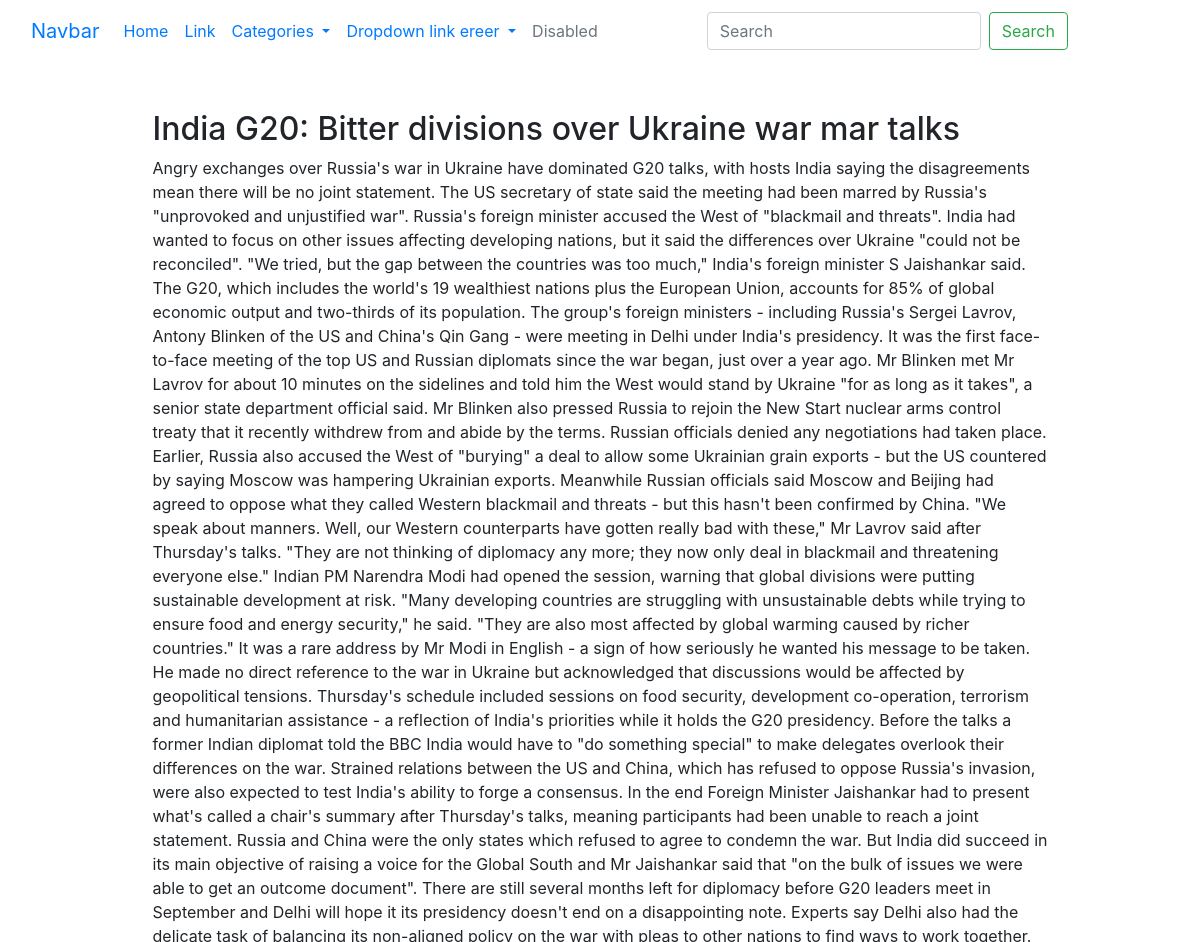
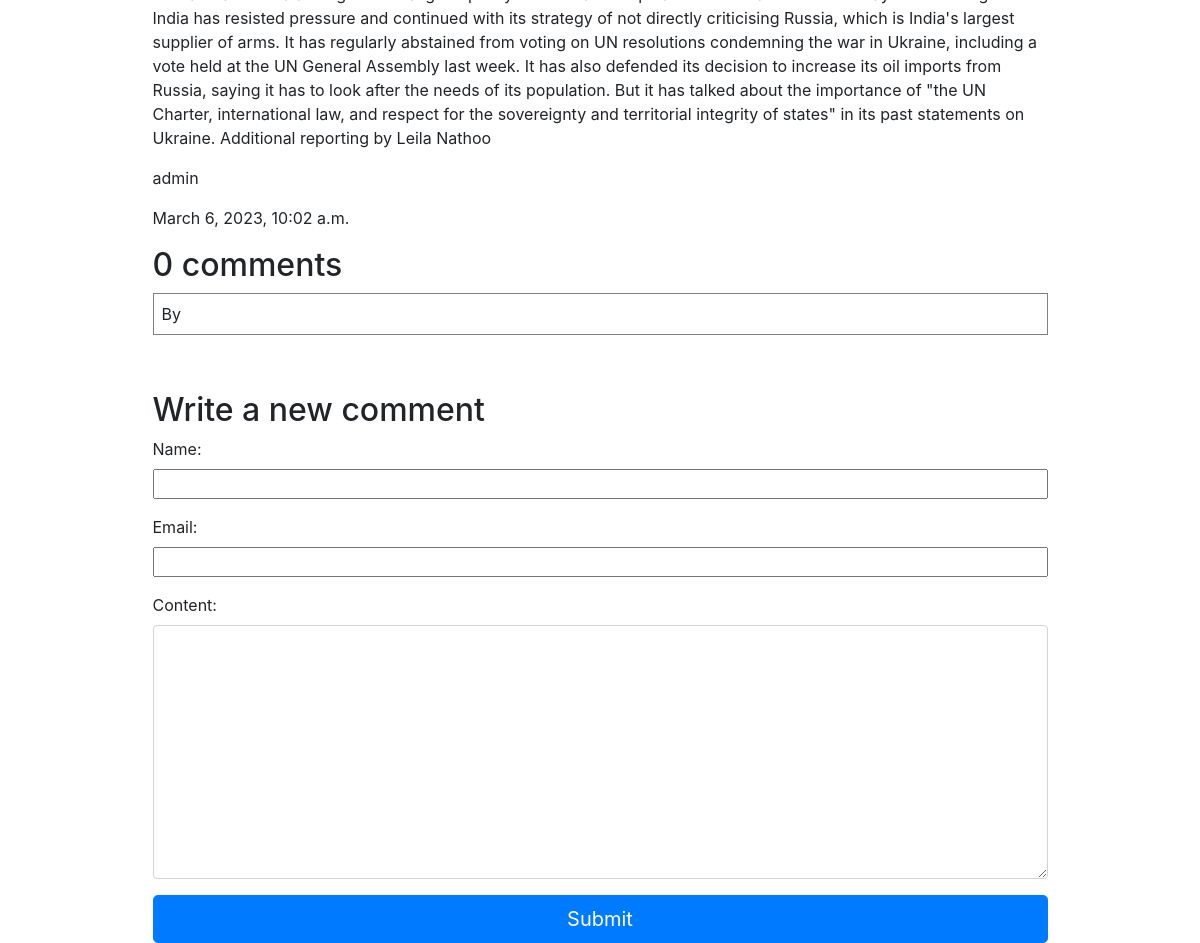
The app's page /india-g20-bitter-divisions-over-ukraine-war-mar-talks/ with its own data (2 pictures, top to bottom).
### blogapp/models.py (models this page shows, shortened)
class Post(models.Model):
    class CustomManager(models.Manager):
        def get_queryset(self):
            return super().get_queryset().filter(status='published')
    options = (
        ('draft', 'Draft'),
        ('published', 'Published'),
    )
    title = models.CharField(max_length=250)
    slug = models.SlugField(max_length=250, unique_for_date='publish_date')
    category = models.ForeignKey(Category, on_delete=models.PROTECT, default=1)
    publish_date = models.DateTimeField(default=timezone.now)
    author = models.ForeignKey(User, on_delete=models.CASCADE, related_name='blog_posts')
    content = models.TextField()
    image = models.ImageField(upload_to=user_dir_path, default='posts/default.jpg')
    status = models.CharField(max_length=10, choices=options, default='draft')
    objects = models.Manager()
    custom_manager = CustomManager()
    class Meta:
        ordering = ('-publish_date',)

### blogapp/views.py (the view)
# urls.py: path('<slug:slug>/', views.post_single, name='post_single'),
def post_single(request, slug):
    post = get_object_or_404(Post, slug=slug, status='published')
    all_comments = post.comments.filter(status=True)
    page = request.GET.get('page', 1)
    paginator = Paginator(all_comments, 10)
    try:
        comments = paginator.page(page)
    except PageNotAnInteger:
        comments = paginator.page(1)
    except EmptyPage:
        comments = paginator.page(paginator.num_pages)
    user_comment = None
    if request.method == 'POST':
        form = CommentForm(request.POST)
        if form.is_valid():
            user_comment = form.save(commit=False)
            user_comment.post = post
            user_comment.save()
            return HttpResponseRedirect('/' + post.slug)
        else:
            data = {'error': 'form is not valid', 'form': f'{form}'}
            return JsonResponse(data)
    else:
        form = CommentForm()
    data = {'post': post, 'comments': user_comment, 'comments': comments, 'comment_form': form, 'all_comments': all_comments}
    return render(request, 'single_post.html', data)

### blogapp/forms.py
class CommentForm(forms.ModelForm):
    parent = TreeNodeChoiceField(queryset=Comment.objects.all())
    def __init__(self, *args, **kwargs) -> None:
        super().__init__(*args, **kwargs)
        self.fields['parent'].widget.attrs.update({'class': 'd-none'})
        self.fields['parent'].label = ''
        self.fields['parent'].required = False
    class Meta:
        model = Comment
        fields = ('name', 'parent', 'email', 'content', )
        widgets = {
            'name': forms.TextInput(attrs={'class': 'col-sm-12'}),
            'email': forms.TextInput(attrs={'class': 'col-sm-12'}),
            'content': forms.Textarea(attrs={'class': 'form-control'}),
        }

### blogapp/views.py (called while the page is built)
def categories_processor(request):
    categories = Category.objects.exclude(name='default')
    data = {'categories': categories}
    return data

### blogapp/templates/single_post.html (shortened to what this page needs)
{% extends 'base.html' %}
{% block content %}
<div class="container">
    <div class="row justify-content-md-center pt-5">
        <div class="col-md-12">
            <div class="col-10 mx-auto">
                <h2> {{ post.title }} </h2>
                <p> {{ post.content|safe }} </p>
                <p> {{ post.author }} </p>
                <p> {{ post.publish_date }} </p>
            </div>
            <div class='col-md-10 mx-auto'>
                {% with all_comments.count as total_comments %}
                    <h2>{{ total_comments }} comment{{ total_comments|pluralize }} </h2>
                {% endwith %}
                {% load mptt_tags %}
                <div>
                    {% recursetree comments %}
                    <div id="{{ node.id }}" class="my-2 p-2" style="border: 1px solid grey">
                        <div class="d-flex justify-content-between">By {{ node.name }}<div>{{ node.publish }}</div></div>
                    </div>
                        {% endrecursetree %}
                </div>
                <div class="py-4">
                  </div>
                <h2> Write a new comment </h2>
                <form id="myForm" method="post">
                    {{ comment_form.as_p }}
                    <button type="submit" class="btn btn-primary btn-lg btn-block">Submit</button>
                </form>
            </div>
        </div>
    </div>
</div>
{% endblock content %}

### records on screen
Post: title "India G20: Bitter divisions over Ukraine war mar talks", content "Angry exchanges over Russia's war in Ukraine have dominated G20 talks, with hosts India saying the disagreements mean there will be no joint statement. The US secretary of state said the meeting had been marred by Russia's \"unprovoked and unjustified war\". Russia's foreign minister accused the West of \"blackmail and threats\". India had wanted to focus on other issues affecting developing nations, but it said the differences over Ukraine \"could not be reconciled\". \"We tried, but the gap between the countries was too much,\" India's foreign minister S Jaishankar said. The G20, which includes the world's 19 wealthiest nations plus the European Union, accounts for 85% of global economic output…", author "admin", publish_date "March 6, 2023, 10:02 a.m."

### other values on screen
{{ total_comments }} "0"
